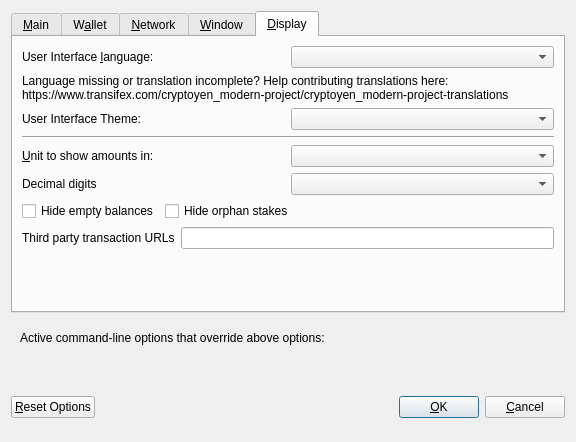
<?xml version="1.0" encoding="UTF-8"?>
<ui version="4.0">
 <class>OptionsDialog</class>
 <widget class="QDialog" name="OptionsDialog">
  <property name="geometry">
   <rect>
    <x>0</x>
    <y>0</y>
    <width>576</width>
    <height>442</height>
   </rect>
  </property>
  <property name="windowTitle">
   <string>Options</string>
  </property>
  <property name="modal">
   <bool>true</bool>
  </property>
  <layout class="QVBoxLayout" name="verticalLayout">
   <item>
    <widget class="QTabWidget" name="tabWidget">
     <property name="currentIndex">
      <number>4</number>
     </property>
     <widget class="QWidget" name="tabMain">
      <attribute name="title">
       <string>&amp;Main</string>
      </attribute>
      <layout class="QVBoxLayout" name="verticalLayout_Main">
       <item>
        <widget class="QCheckBox" name="bitcoinAtStartup">
         <property name="toolTip">
          <string>Automatically start YEN after logging in to the system.</string>
         </property>
         <property name="text">
          <string>&amp;Start YEN on system login</string>
         </property>
        </widget>
       </item>
       <item>
        <layout class="QHBoxLayout" name="horizontalLayout_2_Main">
         <item>
          <widget class="QLabel" name="databaseCacheLabel">
           <property name="text">
            <string>Size of &amp;database cache</string>
           </property>
           <property name="textFormat">
            <enum>Qt::PlainText</enum>
           </property>
           <property name="buddy">
            <cstring>databaseCache</cstring>
           </property>
          </widget>
         </item>
         <item>
          <widget class="QSpinBox" name="databaseCache"/>
         </item>
         <item>
          <widget class="QLabel" name="databaseCacheUnitLabel">
           <property name="text">
            <string>MB</string>
           </property>
           <property name="textFormat">
            <enum>Qt::PlainText</enum>
           </property>
          </widget>
         </item>
         <item>
          <spacer name="horizontalSpacer_2_Main">
           <property name="orientation">
            <enum>Qt::Horizontal</enum>
           </property>
           <property name="sizeHint" stdset="0">
            <size>
             <width>40</width>
             <height>20</height>
            </size>
           </property>
          </spacer>
         </item>
        </layout>
       </item>
       <item>
        <layout class="QHBoxLayout" name="horizontalLayout_3_Main">
         <item>
          <widget class="QLabel" name="threadsScriptVerifLabel">
           <property name="text">
            <string>Number of script &amp;verification threads</string>
           </property>
           <property name="textFormat">
            <enum>Qt::PlainText</enum>
           </property>
           <property name="buddy">
            <cstring>threadsScriptVerif</cstring>
           </property>
          </widget>
         </item>
         <item>
          <widget class="QSpinBox" name="threadsScriptVerif">
           <property name="toolTip">
            <string>(0 = auto, &lt;0 = leave that many cores free)</string>
           </property>
          </widget>
         </item>
         <item>
          <spacer name="horizontalSpacer_3_Main">
           <property name="orientation">
            <enum>Qt::Horizontal</enum>
           </property>
           <property name="sizeHint" stdset="0">
            <size>
             <width>40</width>
             <height>20</height>
            </size>
           </property>
          </spacer>
         </item>
        </layout>
       </item>
       <item>
        <spacer name="verticalSpacer_2">
         <property name="orientation">
          <enum>Qt::Vertical</enum>
         </property>
         <property name="sizeHint" stdset="0">
          <size>
           <width>20</width>
           <height>40</height>
          </size>
         </property>
        </spacer>
       </item>
       <item>
        <layout class="QHBoxLayout" name="horizontalLayout" stretch="0,0">
         <property name="sizeConstraint">
          <enum>QLayout::SetFixedSize</enum>
         </property>
        </layout>
       </item>
      </layout>
     </widget>
     <widget class="QWidget" name="tabWallet">
      <attribute name="title">
       <string>W&amp;allet</string>
      </attribute>
      <layout class="QVBoxLayout" name="verticalLayout_Wallet">
       <item>
        <layout class="QHBoxLayout" name="horizontalLayout_2_Wallet">
         <item>
          <widget class="QLabel" name="labelStakeSplitThresholdText">
           <property name="text">
            <string>Stake split threshold:</string>
           </property>
          </widget>
         </item>
         <item>
          <widget class="QSpinBox" name="spinBoxStakeSplitThreshold">
           <property name="minimum">
            <number>1</number>
           </property>
           <property name="maximum">
            <number>999999</number>
           </property>
          </widget>
         </item>
        </layout>
       </item>
       <item>
        <widget class="QGroupBox" name="groupBox">
         <property name="title">
          <string>Expert</string>
         </property>
         <layout class="QVBoxLayout" name="verticalLayout_2">
          <item>
           <widget class="QCheckBox" name="coinControlFeatures">
            <property name="toolTip">
             <string>Whether to show coin control features or not.</string>
            </property>
            <property name="text">
             <string>Enable coin &amp;control features</string>
            </property>
           </widget>
          </item>
          <item>
           <widget class="QCheckBox" name="showMasternodesTab">
            <property name="toolTip">
             <string>Show additional tab listing all your masternodes in first sub-tab&lt;br/&gt;and all masternodes on the network in second sub-tab.</string>
            </property>
            <property name="text">
             <string>Show Masternodes Tab</string>
            </property>
           </widget>
          </item>
         </layout>
        </widget>
       </item>
       <item>
        <spacer name="verticalSpacer_Wallet">
         <property name="orientation">
          <enum>Qt::Vertical</enum>
         </property>
         <property name="sizeHint" stdset="0">
          <size>
           <width>20</width>
           <height>40</height>
          </size>
         </property>
        </spacer>
       </item>
      </layout>
     </widget>
     <widget class="QWidget" name="tabNetwork">
      <attribute name="title">
       <string>&amp;Network</string>
      </attribute>
      <layout class="QVBoxLayout" name="verticalLayout_Network">
       <item>
        <widget class="QCheckBox" name="mapPortUpnp">
         <property name="toolTip">
          <string>Automatically open the YEN client port on the router. This only works when your router supports UPnP and it is enabled.</string>
         </property>
         <property name="text">
          <string>Map port using &amp;UPnP</string>
         </property>
        </widget>
       </item>
       <item>
        <widget class="QCheckBox" name="allowIncoming">
         <property name="toolTip">
          <string>Accept connections from outside</string>
         </property>
         <property name="text">
          <string>Allow incoming connections</string>
         </property>
        </widget>
       </item>
       <item>
        <widget class="QCheckBox" name="connectSocks">
         <property name="toolTip">
          <string>Connect to the YEN network through a SOCKS5 proxy.</string>
         </property>
         <property name="text">
          <string>&amp;Connect through SOCKS5 proxy (default proxy):</string>
         </property>
        </widget>
       </item>
       <item>
        <layout class="QHBoxLayout" name="horizontalLayout_1_Network">
         <item>
          <widget class="QLabel" name="proxyIpLabel">
           <property name="text">
            <string>Proxy &amp;IP:</string>
           </property>
           <property name="textFormat">
            <enum>Qt::PlainText</enum>
           </property>
           <property name="buddy">
            <cstring>proxyIp</cstring>
           </property>
          </widget>
         </item>
         <item>
          <widget class="QValidatedLineEdit" name="proxyIp">
           <property name="minimumSize">
            <size>
             <width>140</width>
             <height>0</height>
            </size>
           </property>
           <property name="maximumSize">
            <size>
             <width>140</width>
             <height>16777215</height>
            </size>
           </property>
           <property name="toolTip">
            <string>IP address of the proxy (e.g. IPv4: 127.0.0.1 / IPv6: ::1)</string>
           </property>
          </widget>
         </item>
         <item>
          <widget class="QLabel" name="proxyPortLabel">
           <property name="text">
            <string>&amp;Port:</string>
           </property>
           <property name="textFormat">
            <enum>Qt::PlainText</enum>
           </property>
           <property name="buddy">
            <cstring>proxyPort</cstring>
           </property>
          </widget>
         </item>
         <item>
          <widget class="QLineEdit" name="proxyPort">
           <property name="minimumSize">
            <size>
             <width>55</width>
             <height>0</height>
            </size>
           </property>
           <property name="maximumSize">
            <size>
             <width>55</width>
             <height>16777215</height>
            </size>
           </property>
           <property name="toolTip">
            <string>Port of the proxy (e.g. 9050)</string>
           </property>
          </widget>
         </item>
         <item>
          <spacer name="horizontalSpacer_1_Network">
           <property name="orientation">
            <enum>Qt::Horizontal</enum>
           </property>
           <property name="sizeHint" stdset="0">
            <size>
             <width>40</width>
             <height>20</height>
            </size>
           </property>
          </spacer>
         </item>
        </layout>
       </item>
       <item>
        <spacer name="verticalSpacer_Network">
         <property name="orientation">
          <enum>Qt::Vertical</enum>
         </property>
         <property name="sizeHint" stdset="0">
          <size>
           <width>20</width>
           <height>40</height>
          </size>
         </property>
        </spacer>
       </item>
      </layout>
     </widget>
     <widget class="QWidget" name="tabWindow">
      <attribute name="title">
       <string>&amp;Window</string>
      </attribute>
      <layout class="QVBoxLayout" name="verticalLayout_Window">
       <item>
        <widget class="QCheckBox" name="minimizeToTray">
         <property name="toolTip">
          <string>Show only a tray icon after minimizing the window.</string>
         </property>
         <property name="text">
          <string>&amp;Minimize to the tray instead of the taskbar</string>
         </property>
        </widget>
       </item>
       <item>
        <widget class="QCheckBox" name="minimizeOnClose">
         <property name="toolTip">
          <string>Minimize instead of exit the application when the window is closed. When this option is enabled, the application will be closed only after selecting Quit in the menu.</string>
         </property>
         <property name="text">
          <string>M&amp;inimize on close</string>
         </property>
        </widget>
       </item>
       <item>
        <spacer name="verticalSpacer_Window">
         <property name="orientation">
          <enum>Qt::Vertical</enum>
         </property>
         <property name="sizeHint" stdset="0">
          <size>
           <width>20</width>
           <height>40</height>
          </size>
         </property>
        </spacer>
       </item>
      </layout>
     </widget>
     <widget class="QWidget" name="tabDisplay">
      <attribute name="title">
       <string>&amp;Display</string>
      </attribute>
      <layout class="QVBoxLayout" name="verticalLayout_Display">
       <item>
        <layout class="QHBoxLayout" name="horizontalLayout_1_Display">
         <item>
          <widget class="QLabel" name="langLabel">
           <property name="text">
            <string>User Interface &amp;language:</string>
           </property>
           <property name="textFormat">
            <enum>Qt::PlainText</enum>
           </property>
           <property name="buddy">
            <cstring>lang</cstring>
           </property>
          </widget>
         </item>
         <item>
          <widget class="QValueComboBox" name="lang">
           <property name="toolTip">
            <string>The user interface language can be set here. This setting will take effect after restarting YEN.</string>
           </property>
          </widget>
         </item>
        </layout>
       </item>
       <item>
        <widget class="QLabel" name="label_3">
         <property name="toolTip">
          <string notr="true"/>
         </property>
         <property name="statusTip">
          <string notr="true"/>
         </property>
         <property name="whatsThis">
          <string notr="true"/>
         </property>
         <property name="accessibleName">
          <string notr="true"/>
         </property>
         <property name="text">
          <string>Language missing or translation incomplete? Help contributing translations here:
https://www.transifex.com/cryptoyen_modern-project/cryptoyen_modern-project-translations</string>
         </property>
         <property name="wordWrap">
          <bool>true</bool>
         </property>
         <property name="openExternalLinks">
          <bool>true</bool>
         </property>
         <property name="textInteractionFlags">
          <set>Qt::TextBrowserInteraction</set>
         </property>
        </widget>
       </item>
       <item>
        <layout class="QHBoxLayout" name="horizontalLayout_2_Display" stretch="0,0">
         <item>
          <widget class="QLabel" name="themeLabel">
           <property name="text">
            <string>User Interface Theme:</string>
           </property>
          </widget>
         </item>
         <item>
          <widget class="QValueComboBox" name="theme"/>
         </item>
        </layout>
       </item>
       <item>
        <widget class="Line" name="line">
         <property name="orientation">
          <enum>Qt::Horizontal</enum>
         </property>
        </widget>
       </item>
       <item>
        <layout class="QHBoxLayout" name="horizontalLayout_3_Display">
         <item>
          <widget class="QLabel" name="unitLabel">
           <property name="text">
            <string>&amp;Unit to show amounts in:</string>
           </property>
           <property name="textFormat">
            <enum>Qt::PlainText</enum>
           </property>
           <property name="buddy">
            <cstring>unit</cstring>
           </property>
          </widget>
         </item>
         <item>
          <widget class="QValueComboBox" name="unit">
           <property name="toolTip">
            <string>Choose the default subdivision unit to show in the interface and when sending coins.</string>
           </property>
          </widget>
         </item>
        </layout>
       </item>
       <item>
        <layout class="QHBoxLayout" name="horizontalLayout_4_Display">
         <item>
          <widget class="QLabel" name="digitsLabel">
           <property name="text">
            <string>Decimal digits</string>
           </property>
          </widget>
         </item>
         <item>
          <widget class="QValueComboBox" name="digits"/>
         </item>
        </layout>
       </item>
       <item>
        <layout class="QHBoxLayout" name="horizontalLayout_5_Display">
         <item>
          <widget class="QCheckBox" name="checkBoxHideZeroBalances">
           <property name="toolTip">
            <string>Hide empty balances</string>
           </property>
           <property name="layoutDirection">
            <enum>Qt::LeftToRight</enum>
           </property>
           <property name="text">
            <string>Hide empty balances</string>
           </property>
          </widget>
         </item>
         <item>
          <widget class="QCheckBox" name="checkBoxHideOrphans">
           <property name="toolTip">
            <string>Hide orphan stakes in transaction lists</string>
           </property>
           <property name="text">
            <string>Hide orphan stakes</string>
           </property>
          </widget>
         </item>
         <item>
          <spacer name="horizontalSpacer">
           <property name="orientation">
            <enum>Qt::Horizontal</enum>
           </property>
           <property name="sizeHint" stdset="0">
            <size>
             <width>40</width>
             <height>20</height>
            </size>
           </property>
          </spacer>
         </item>
        </layout>
       </item>
       <item>
        <layout class="QHBoxLayout" name="horizontalLayout_6_Display">
         <item>
          <widget class="QLabel" name="thirdPartyTxUrlsLabel">
           <property name="toolTip">
            <string>Third party URLs (e.g. a block explorer) that appear in the transactions tab as context menu items. %s in the URL is replaced by transaction hash. Multiple URLs are separated by vertical bar |.</string>
           </property>
           <property name="text">
            <string>Third party transaction URLs</string>
           </property>
           <property name="buddy">
            <cstring>thirdPartyTxUrls</cstring>
           </property>
          </widget>
         </item>
         <item>
          <widget class="QLineEdit" name="thirdPartyTxUrls">
           <property name="toolTip">
            <string>Third party URLs (e.g. a block explorer) that appear in the transactions tab as context menu items. %s in the URL is replaced by transaction hash. Multiple URLs are separated by vertical bar |.</string>
           </property>
          </widget>
         </item>
        </layout>
       </item>
       <item>
        <spacer name="verticalSpacer">
         <property name="orientation">
          <enum>Qt::Vertical</enum>
         </property>
         <property name="sizeHint" stdset="0">
          <size>
           <width>20</width>
           <height>40</height>
          </size>
         </property>
        </spacer>
       </item>
      </layout>
     </widget>
    </widget>
   </item>
   <item>
    <widget class="QFrame" name="frame">
     <layout class="QVBoxLayout" name="verticalLayout_Bottom">
      <item>
       <layout class="QHBoxLayout" name="horizontalLayout_Bottom">
        <item>
         <widget class="QLabel" name="overriddenByCommandLineInfoLabel">
          <property name="text">
           <string>Active command-line options that override above options:</string>
          </property>
          <property name="textFormat">
           <enum>Qt::PlainText</enum>
          </property>
         </widget>
        </item>
        <item>
         <spacer name="horizontalSpacer_Bottom">
          <property name="orientation">
           <enum>Qt::Horizontal</enum>
          </property>
          <property name="sizeHint" stdset="0">
           <size>
            <width>40</width>
            <height>20</height>
           </size>
          </property>
         </spacer>
        </item>
       </layout>
      </item>
      <item>
       <widget class="QLabel" name="overriddenByCommandLineLabel">
        <property name="text">
         <string/>
        </property>
        <property name="textFormat">
         <enum>Qt::PlainText</enum>
        </property>
        <property name="wordWrap">
         <bool>true</bool>
        </property>
       </widget>
      </item>
     </layout>
    </widget>
   </item>
   <item>
    <layout class="QHBoxLayout" name="horizontalLayout_Buttons">
     <item>
      <widget class="QPushButton" name="resetButton">
       <property name="toolTip">
        <string>Reset all client options to default.</string>
       </property>
       <property name="text">
        <string>&amp;Reset Options</string>
       </property>
       <property name="autoDefault">
        <bool>false</bool>
       </property>
      </widget>
     </item>
     <item>
      <spacer name="horizontalSpacer_1">
       <property name="orientation">
        <enum>Qt::Horizontal</enum>
       </property>
       <property name="sizeHint" stdset="0">
        <size>
         <width>40</width>
         <height>48</height>
        </size>
       </property>
      </spacer>
     </item>
     <item>
      <widget class="QLabel" name="statusLabel">
       <property name="minimumSize">
        <size>
         <width>200</width>
         <height>0</height>
        </size>
       </property>
       <property name="font">
        <font>
         <weight>75</weight>
         <bold>true</bold>
        </font>
       </property>
       <property name="text">
        <string/>
       </property>
       <property name="textFormat">
        <enum>Qt::PlainText</enum>
       </property>
       <property name="wordWrap">
        <bool>true</bool>
       </property>
      </widget>
     </item>
     <item>
      <spacer name="horizontalSpacer_2">
       <property name="orientation">
        <enum>Qt::Horizontal</enum>
       </property>
       <property name="sizeHint" stdset="0">
        <size>
         <width>40</width>
         <height>48</height>
        </size>
       </property>
      </spacer>
     </item>
     <item>
      <widget class="QPushButton" name="okButton">
       <property name="text">
        <string>&amp;OK</string>
       </property>
       <property name="autoDefault">
        <bool>false</bool>
       </property>
       <property name="default">
        <bool>true</bool>
       </property>
      </widget>
     </item>
     <item>
      <widget class="QPushButton" name="cancelButton">
       <property name="text">
        <string>&amp;Cancel</string>
       </property>
       <property name="autoDefault">
        <bool>false</bool>
       </property>
      </widget>
     </item>
    </layout>
   </item>
  </layout>
 </widget>
 <customwidgets>
  <customwidget>
   <class>QValidatedLineEdit</class>
   <extends>QLineEdit</extends>
   <header>qvalidatedlineedit.h</header>
  </customwidget>
  <customwidget>
   <class>QValueComboBox</class>
   <extends>QComboBox</extends>
   <header>qvaluecombobox.h</header>
  </customwidget>
 </customwidgets>
 <resources/>
 <connections/>
</ui>
